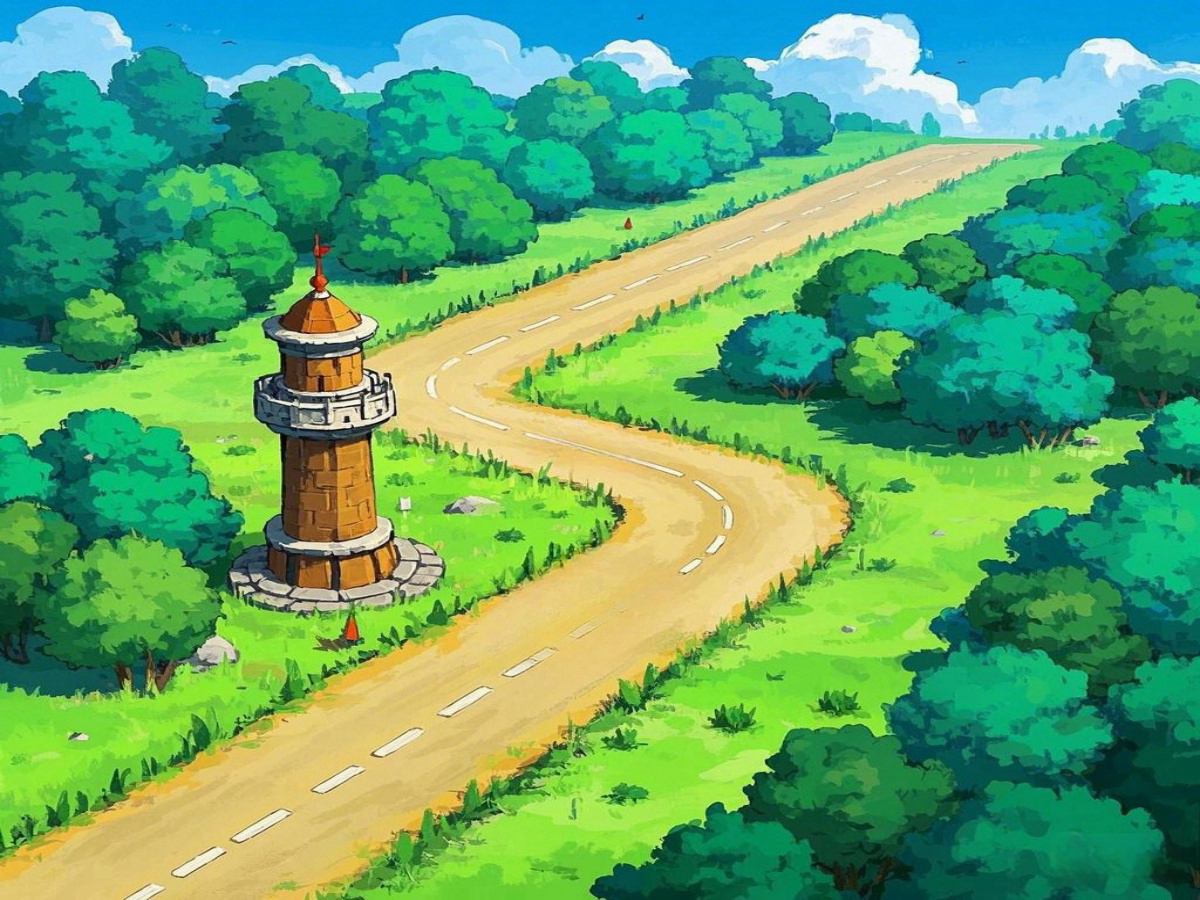

This is a level from a 2D game, rendered from its Tiled map with the project's own tilesets. A one-line summary and the map file follow, with tile-layer data summarised:
An orthogonal 120x90 tile map with 10x10 px tiles, 1 tile layer (图块层 1) and 13 objects (3x towerRange).

<map version="1.10" tiledversion="1.11.2" orientation="orthogonal" renderorder="right-down" width="120" height="90" tilewidth="10" tileheight="10" infinite="0" nextlayerid="3" nextobjectid="14">
 <tileset firstgid="1" name="map1" tilewidth="1200" tileheight="900" tilecount="1" columns="1">
  <image source="map1.png" width="1200" height="900" />
 </tileset>
 <layer id="1" name="图块层 1" width="120" height="90">
  <data>[10800 cells, 1 non-empty, 1 distinct tile ids]</data>
 </layer>
 <objectgroup id="2" name="path">
  <object id="1" x="929.333" y="152">
   <properties>
    <property name="order" value="1" />
   </properties>
   <point />
  </object>
  <object id="2" x="673.333" y="253.333">
   <properties>
    <property name="order" value="2" />
   </properties>
   <point />
  </object>
  <object id="3" x="461.333" y="409.333">
   <properties>
    <property name="order" value="3" />
   </properties>
   <point />
  </object>
  <object id="4" x="770.667" y="525.333">
   <properties>
    <property name="order" value="4" />
   </properties>
   <point />
  </object>
  <object id="5" x="316" y="846.667">
   <properties>
    <property name="order" value="5" />
   </properties>
   <point />
  </object>
  <object id="6" x="978.667" y="156">
   <properties>
    <property name="order2" value="1" />
   </properties>
   <point />
  </object>
  <object id="7" x="721.333" y="270.667">
   <properties>
    <property name="order2" value="2" />
   </properties>
   <point />
  </object>
  <object id="8" x="442.667" y="420">
   <properties>
    <property name="order2" value="3" />
   </properties>
   <point />
  </object>
  <object id="9" x="776" y="558.667">
   <properties>
    <property name="order2" value="4" />
   </properties>
   <point />
  </object>
  <object id="10" x="210.667" y="832">
   <properties>
    <property name="order2" value="5" />
   </properties>
   <point />
  </object>
  <object id="11" name="towerRange" x="1054.67" y="140">
   <polygon points="0,0 -521.333,246.667 -142.667,354.667 -633.333,716 -317.333,724 133.333,316 -162.667,209.333 133.333,8" />
  </object>
  <object id="12" name="towerRange" x="878.667" y="142.667">
   <polygon points="0,0 -496,184 -546.667,132 -549.333,78.6667 -573.333,82.6667 -577.333,132 -626.667,181.333 -630.667,284 -610.667,301.333 -606.667,352 -626.667,381.333 -661.333,442.667 -544,488 -536,505.333 -861.333,677.333 -854.667,-10.6667" />
  </object>
  <object id="13" name="towerRange" x="396" y="449.333">
   <polygon points="0,0 212,57.3333 9.33333,173.333 61.3333,112 8,77.3333" />
  </object>
 </objectgroup>
</map>
